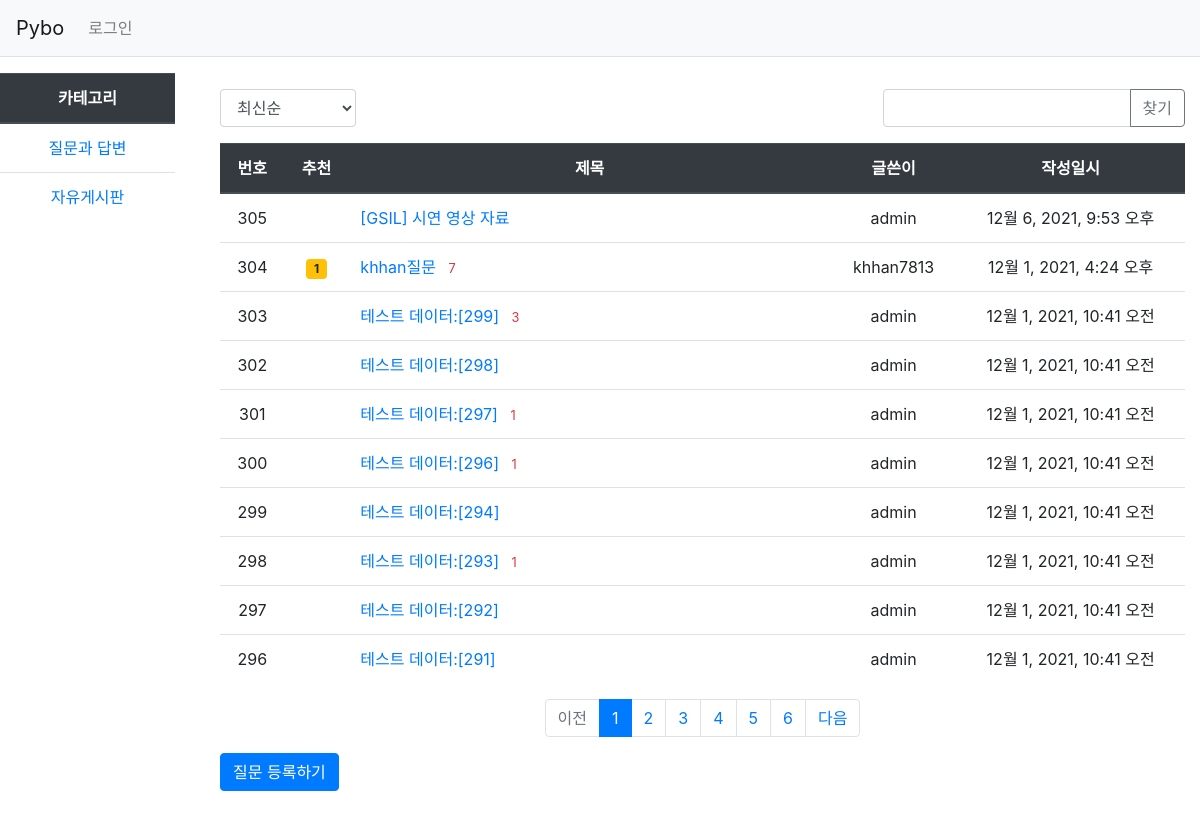
The page / on the database its author committed.
### pybo/models.py (models this page shows, shortened)
class Question(models.Model):
    author = models.ForeignKey(User, on_delete=CASCADE, related_name="author_question")
    subject = models.CharField(max_length=200)
    content = models.TextField()
    create_date = models.DateTimeField()
    modify_date = models.DateTimeField(null=True, blank=True)
    voter = models.ManyToManyField(User, related_name="voter_question") # 추천인 추가
    category = models.CharField(max_length=200, default="qna")

### pybo/views/base_views.py (the view, shortened to what this page needs)
# urls.py: path('', base_views.index, name="index"), # 'domain/' 에 해당되는 path
def index(request):
    page = request.GET.get("page", 1) # 페이지  If key 'page' does not exist, return 1 instead
    kw = request.GET.get("kw", "") # 검색어
    so = request.GET.get("so", "recent") # 정렬기준
    if so == "recommend":
        question_list = Question.objects.filter(category="qna").annotate(num_voter=Count("voter")).order_by("-num_voter", "-create_date")
    elif so == "popular":
        question_list = Question.objects.filter(category="qna").annotate(num_answer=Count("answer")).order_by("-num_answer", "-create_date")
    else: # recent part
        question_list = Question.objects.filter(category="qna").order_by("-create_date")
    paginator = Paginator(question_list, 10) # 페이지당 10개씩 보여주기
    page_obj = paginator.get_page(page)
    context = {"question_list":page_obj, "page":page, "kw":kw, "so":so}
    return render(request, "pybo/question_list.html", context)

### pybo/templatetags/pybo_filter.py (called while the page is built)
@register.filter
def sub(value, arg):
    return value - arg

### templates/pybo/question_list.html (shortened to what this page needs)
{% extends "base.html" %}
{% load pybo_filter %}
{% block content %}
<div class="container my-3">
    <div class="row justify-content-between my-3">
        <div class="col-2">
            <select class="form-control so">
                <option value="recent" {% if so == "recent" %}selected{% endif %}>최신순</option>
            </select>
        </div>
        <div class="col-4 input-group">
            <input type="text" class="form-control kw" value="{{ kw|default_if_none:'' }}">
            <div class="input-group-append">
                <button class="btn btn-outline-secondary" type="button" id="btn_search">찾기</button>
            </div>
        </div>
    </div>
    <table class="table">
        <thead>
        <tr class="text-center thead-dark">
            <th>번호</th>
            <th>추천</th>
            <th style="width:50%">제목</th>
            <th>글쓴이</th>
            <th>작성일시</th>
        </tr>
        </thead>
        <tbody>
        {% if question_list %}
        {% for question in question_list %}
        <tr class="text-center">
            <td>
                {{ question_list.paginator.count|sub:question_list.start_index|sub:forloop.counter0|add:1}}
            </td>
            <td>
                {% if question.voter.all.count > 0 %}
                <span class="badge badge-warning px-2 py-1">{{ question.voter.all.count }}</span>
                {% endif %}
            </td>
            <td class="text-left">
                <a href="{% url 'pybo:detail' question.id %}">{{ question.subject }}</a>
                {% if question.answer_set.count > 0 %}
                <span class="text-danger small ml-2">{{question.answer_set.count}}</span>
                {% endif %}
            </td>
            <td>{{ question.author.username }}</td>
            <td>{{ question.create_date }}</td>
        </tr>
        {% endfor %}
        {% else %}
        <tr>
            <td colspan="3">질문이 없습니다.</td>
        </tr>
        {% endif %}
        </tbody>
    </table>
    <ul class="pagination justify-content-center">
        {% if question_list.has_previous %}
        <li class="page-item">
            <a class="page-link" data-page="{{ question_list.previous_page_number }}" href="#">이전</a>
        </li>
        {% else %}
        <li class="page-item disabled">
            <a class="page-link" tabindex="-1" aria-disabled="true" href="#">이전</a>
        </li>
        {% endif %}
        {% for page_number in question_list.paginator.page_range %}
        {% if page_number >= question_list.number|add:-5 and page_number <= question_list.number|add:5 %}
            {% if page_number == question_list.number %}
            <li class="page-item active" aria-current="page">
                <a class="page-link" data-page="{{ page_number }}" href="#">{{ page_number }}</a>
            </li>
            {% else %}
            <li class="page-item">
                <a class="page-link" data-page="{{ page_number }}" href="#">{{ page_number }}</a>
            </li>
            {% endif %}
        {% endif %}
        {% endfor %}
        {% if question_list.has_next %}
        <li class="page-item">
            <a class="page-link" data-page="{{ question_list.next_page_number }}" href="#">다음</a>
        </li>
        {% else %}
        <li class="page-item disabled">
            <a class="page-link" tabindex="-1" aria-disabled="true" href="#">다음</a>
        </li>
        {% endif %}
    </ul>
    <a href="{% url 'pybo:question_create' %}" class="btn btn-primary">질문 등록하기</a>
</div>
{% endblock %}

### rows shown on the page
Question: paginator.count|sub "305", subject "[GSIL] 시연 영상 자료", author.username "admin", create_date "12월 6, 2021, 9:53 오후"
Question: paginator.count|sub "304", voter.all.count "1", subject "khhan질문", answer_set.count "7", author.username "khhan7813", create_date "12월 1, 2021, 4:24 오후"
Question: paginator.count|sub "303", subject "테스트 데이터:[299]", answer_set.count "3", author.username "admin", create_date "12월 1, 2021, 10:41 오전"
Question: paginator.count|sub "302", subject "테스트 데이터:[298]", author.username "admin", create_date "12월 1, 2021, 10:41 오전"
Question: paginator.count|sub "301", subject "테스트 데이터:[297]", answer_set.count "1", author.username "admin", create_date "12월 1, 2021, 10:41 오전"
Question: paginator.count|sub "300", subject "테스트 데이터:[296]", answer_set.count "1", author.username "admin", create_date "12월 1, 2021, 10:41 오전"
Question: paginator.count|sub "299", subject "테스트 데이터:[294]", author.username "admin", create_date "12월 1, 2021, 10:41 오전"
Question: paginator.count|sub "298", subject "테스트 데이터:[293]", answer_set.count "1", author.username "admin", create_date "12월 1, 2021, 10:41 오전"
Question: paginator.count|sub "297", subject "테스트 데이터:[292]", author.username "admin", create_date "12월 1, 2021, 10:41 오전"
Question: paginator.count|sub "296", subject "테스트 데이터:[291]", author.username "admin", create_date "12월 1, 2021, 10:41 오전"

### other values the page prints
{{ page_number }} "1"
{{ page_number }} "2" "3" "4" "5" "6"
